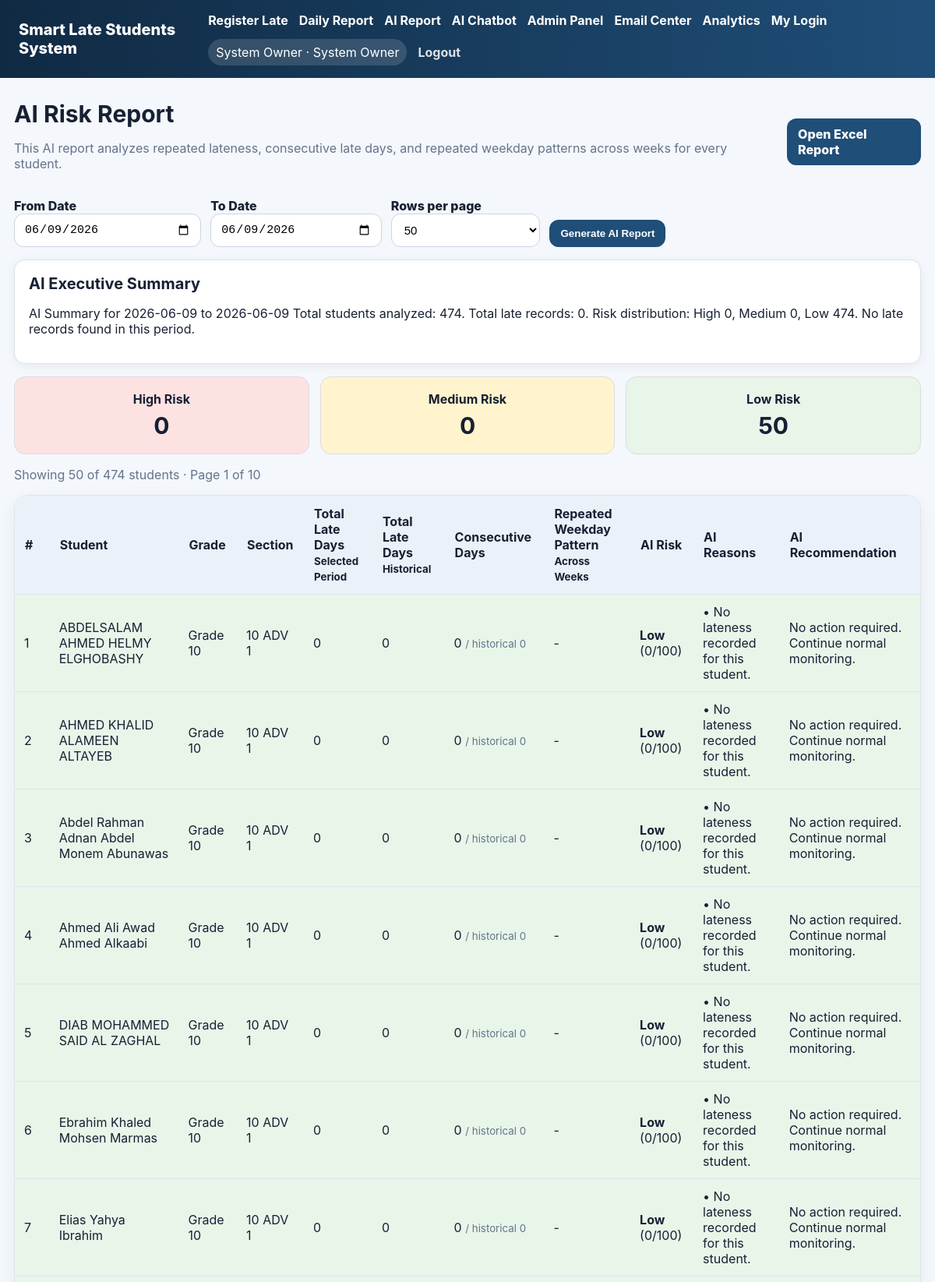
The app's page /ai-report (signed in, upper part) with its own data.
### tables this page shows
CREATE TABLE system_settings (
            key TEXT PRIMARY KEY,
            value TEXT
        );

CREATE TABLE users (
            id INTEGER PRIMARY KEY AUTOINCREMENT,
            username TEXT NOT NULL UNIQUE,
            password_hash TEXT NOT NULL,
            full_name TEXT NOT NULL,
            role TEXT NOT NULL CHECK(role IN ('system_owner','admin','user')),
            active INTEGER NOT NULL DEFAULT 1,
            created_at TEXT NOT NULL
        );

CREATE TABLE students (
            id INTEGER PRIMARY KEY AUTOINCREMENT,
            name TEXT NOT NULL,
            grade_id INTEGER NOT NULL,
            section_id INTEGER NOT NULL,
            active INTEGER NOT NULL DEFAULT 1,
            created_at TEXT NOT NULL, student_number TEXT, name_ar TEXT, name_en TEXT, source_section TEXT, source_grade TEXT,
            UNIQUE(name, grade_id, section_id),
            FOREIGN KEY(grade_id) REFERENCES grades(id) ON DELETE CASCADE,
            FOREIGN KEY(section_id) REFERENCES sections(id) ON DELETE CASCADE
        );

CREATE TABLE grades (
            id INTEGER PRIMARY KEY AUTOINCREMENT,
            name TEXT NOT NULL UNIQUE,
            sort_order INTEGER NOT NULL DEFAULT 0
        );

CREATE TABLE sections (
            id INTEGER PRIMARY KEY AUTOINCREMENT,
            grade_id INTEGER NOT NULL,
            name TEXT NOT NULL,
            UNIQUE(grade_id, name),
            FOREIGN KEY(grade_id) REFERENCES grades(id) ON DELETE CASCADE
        );

### app.py (the view)
@app.route('/ai-report')
@login_required
def ai_report():
    today_iso = date.today().isoformat()
    from_date = parse_date_or_today(request.args.get('from_date') or today_iso)
    to_date = parse_date_or_today(request.args.get('to_date') or from_date)
    if from_date > to_date:
        from_date, to_date = to_date, from_date
    page = max(request.args.get("page", 1, type=int), 1)
    per_page = request.args.get("per_page", 50, type=int)
    if per_page not in (30, 50, 100):
        per_page = 50
    report_all = get_ai_risk_report(from_date, to_date)
    total_records = len(report_all)
    total_pages = max((total_records + per_page - 1) // per_page, 1)
    if page > total_pages:
        page = total_pages
    start = (page - 1) * per_page
    report = report_all[start:start + per_page]
    summary = ai_summary_text(report_all, from_date, to_date)
    return render_template('ai_report.html', report=report, summary=summary, from_date=from_date, to_date=to_date, today=today_iso, page=page, per_page=per_page, total_pages=total_pages, total_records=total_records, start_index=start)

### app.py (called while the page is built)
def get_conn():
    if USE_POSTGRES:
        return PostgresConnection(DATABASE_URL)
    conn = sqlite3.connect(DB_PATH)
    conn.row_factory = sqlite3.Row
    return conn

def get_setting(key, default=""):
    with get_conn() as conn:
        row = conn.execute("SELECT value FROM system_settings WHERE key=?", (key,)).fetchone()
    return row["value"] if row and row["value"] is not None else default

def get_footer_settings():
    return {
        "owner_name": get_setting("footer_owner_name", ""),
        "owner_section": get_setting("footer_owner_section", ""),
        "extra": get_setting("footer_extra", "Smart Late Students System"),
    }

def is_admin_like(user):
    return bool(user and user["role"] in ("admin", "system_owner"))

def current_user():
    uid = session.get("user_id")
    if not uid:
        return None
    with get_conn() as conn:
        return conn.execute("SELECT * FROM users WHERE id=? AND active=1", (uid,)).fetchone()

def login_required(fn):
    @wraps(fn)
    def wrapper(*args, **kwargs):
        if not current_user():
            return redirect(url_for("login"))
        return fn(*args, **kwargs)
    return wrapper

@app.context_processor
def inject_user():
    return {"app_title": APP_TITLE, "me": current_user(), "footer_settings": get_footer_settings(), "is_admin_like": is_admin_like, "is_system_owner": is_system_owner}

def parse_date_or_today(value):
    try:
        return datetime.strptime(value or "", "%Y-%m-%d").date().isoformat()
    except ValueError:
        return date.today().isoformat()

def ai_summary_text(report, from_date, to_date):
    total_students = len(report)
    high = sum(1 for r in report if r['risk'] == 'High')
    medium = sum(1 for r in report if r['risk'] == 'Medium')
    low = sum(1 for r in report if r['risk'] == 'Low')
    total_records = sum(r['total_late_days'] for r in report)
    top = [r for r in report if r['total_late_days'] > 0][:5]
    lines = [
        f"AI Summary for {from_date} to {to_date}",
        f"Total students analyzed: {total_students}.",
        f"Total late records: {total_records}.",
        f"Risk distribution: High {high}, Medium {medium}, Low {low}.",
    ]
    if top:
        lines.append("Top students needing follow-up: " + "; ".join([f"{r['student_name']} ({r['risk']}, {r['total_late_days']} days)" for r in top]) + ".")
    else:
        lines.append("No late records found in this period.")
    return " ".join(lines)

### templates/ai_report.html (shortened to what this page needs)
{% extends 'base.html' %}
{% block content %}
<div class="page-head">
  <div>
    <h1>AI Risk Report</h1>
    <p class="muted">This AI report analyzes repeated lateness, consecutive late days, and repeated weekday patterns across weeks for every student.</p>
  </div>
  <a class="button" href="{{ url_for('report', from_date=from_date, to_date=to_date) }}">Open Excel Report</a>
</div>
<form class="filters" method="get">
  <label>From Date<input type="date" name="from_date" value="{{ from_date }}"></label>
  <label>To Date<input type="date" name="to_date" value="{{ to_date }}"></label>
  <label>Rows per page
    <select name="per_page">
      <option value="50" {% if per_page == 50 %}selected{% endif %}>50</option>
    </select>
  </label>
  <button class="button" type="submit">Generate AI Report</button>
</form>
<div class="card ai-summary">
  <h2>AI Executive Summary</h2>
  <p>{{ summary }}</p>
</div>
<div class="risk-cards">
  <div class="risk-card high">High Risk<br><strong>{{ report|selectattr('risk','equalto','High')|list|length }}</strong></div>
  <div class="risk-card medium">Medium Risk<br><strong>{{ report|selectattr('risk','equalto','Medium')|list|length }}</strong></div>
  <div class="risk-card low">Low Risk<br><strong>{{ report|selectattr('risk','equalto','Low')|list|length }}</strong></div>
</div>
<p class="muted">Showing {{ report|length }} of {{ total_records }} students · Page {{ page }} of {{ total_pages }}</p>
<table class="table">
  <thead>
    <tr>
      <th>#</th><th>Student</th><th>Grade</th><th>Section</th><th>Total Late Days<br><small>Selected Period</small></th><th>Total Late Days<br><small>Historical</small></th><th>Consecutive Days</th><th>Repeated Weekday Pattern<br><small>Across Weeks</small></th><th>AI Risk</th><th>AI Reasons</th><th>AI Recommendation</th>
    </tr>
  </thead>
  <tbody>
    {% for r in report %}
    <tr class="risk-row {{ r.risk|lower }}">
      <td>{{ start_index + loop.index }}</td>
      <td>{{ r.student_name }}</td>
      <td>{{ r.grade_name }}</td>
      <td>{{ r.section_name }}</td>
      <td>{{ r.total_late_days }}</td>
      <td>{{ r.historical_total_late_days }}</td>
      <td>{{ r.max_consecutive }} <small class="muted">/ historical {{ r.historical_max_consecutive }}</small></td>
      <td>
        {% if r.historical_repeated_weekdays %}
          {% for day,details in r.historical_repeated_weekdays.items() %}
            <div><span class="tag">{{ day }}: {{ details.count }} times</span><br><small class="muted">{{ details.latest_dates|join(", ") }}</small></div>
          {% endfor %}
        {% elif r.repeated_weekdays %}
          {% for day,count in r.repeated_weekdays.items() %}<span class="tag">{{ day }}: {{ count }}</span>{% endfor %}
        {% else %}-{% endif %}
      </td>
      <td><strong>{{ r.risk }}</strong> ({{ r.score }}/100)</td>
      <td>{% for reason in r.reasons %}<div>• {{ reason }}</div>{% endfor %}</td>
      <td>{{ r.recommendation }}</td>
    </tr>
    {% endfor %}
  </tbody>
</table>
{% endblock %}

### templates/base.html (shortened to what this page needs)
<!doctype html>
<html lang="en" dir="ltr">
<head>
  <link rel="stylesheet" href="{{ url_for('static', filename='style.css') }}">
</head>
<body>
  <nav class="topbar">
    <div class="brand">{{ app_title }}</div>
    {% if me %}
    <div class="navlinks">
      <a href="{{ url_for('dashboard') }}">Register Late</a>
      <a href="{{ url_for('report') }}">Daily Report</a>
      <a href="{{ url_for('ai_report') }}">AI Report</a>
      <a href="{{ url_for('chatbot') }}">AI Chatbot</a>
      {% if is_admin_like(me) %}
        <a href="{{ url_for('admin_home') }}">Admin Panel</a>
        <a href="{{ url_for('admin_email') }}">Email Center</a>
        <a href="{{ url_for('admin_analytics') }}">Analytics</a>
      {% endif %}
      <a href="{{ url_for('account_settings') }}">My Login</a>
      <span class="userpill">{{ me.full_name }} · {{ me.role|replace('_',' ')|title }}</span>
      <a class="logout" href="{{ url_for('logout') }}">Logout</a>
    </div>
    {% endif %}
  </nav>
  <main class="container">
    {% block content %}{% endblock %}
  </main>
</body>
</html>

### static/style.css (style rules this page uses)
:root { --bg:#f4f7fb;--card:#fff;--ink:#172033;--muted:#667085;--blue:#1f4e78;--green:#12805c;--red:#c0392b;--yellow:#fff2cc;--danger:#ffe4e1;--line:#dde5ef }
* { box-sizing:border-box }
body { margin:0;background:var(--bg);font-family:Inter,Arial,sans-serif;color:var(--ink) }
.topbar { background:linear-gradient(90deg,#102a43,#1f4e78);color:#fff;padding:16px 24px;display:flex;justify-content:space-between;align-items:center;gap:18px }
.brand { font-size:20px;font-weight:800 }
.navlinks { display:flex;gap:14px;align-items:center;flex-wrap:wrap }
.navlinks a { color:#fff;text-decoration:none;font-weight:700 }
.logout { opacity:.85 }
.userpill { background:rgba(255,255,255,.14);padding:7px 10px;border-radius:999px }
.container { max-width:1200px;margin:28px auto;padding:0 18px }
.login-card,.panel,.table { background:var(--card);border:1px solid var(--line);border-radius:18px;box-shadow:0 8px 24px rgba(16,42,67,.06) }
.page-head { display:flex;justify-content:space-between;gap:20px;align-items:center;margin-bottom:18px }
h1 { margin:0 0 6px;font-size:30px }
h2 { margin:0 0 16px;font-size:20px }
.muted { color:var(--muted) }
input,select { width:100%;padding:11px 12px;border:1px solid #cbd5e1;border-radius:12px;background:#fff;font-size:15px }
button,.button { border:0;border-radius:12px;padding:10px 14px;font-weight:800;cursor:pointer;text-decoration:none;display:inline-block }
.primary,.button { background:var(--blue);color:#fff }
.filters { display:flex;gap:12px;align-items:end;flex-wrap:wrap;margin:12px 0 16px }
.filters label { font-weight:800 }
.table { width:100%;border-collapse:separate;border-spacing:0;overflow:hidden }
.table th { background:#eaf1f8;text-align:left;padding:13px }
.table td { padding:12px;border-top:1px solid var(--line) }
.card { background: #ffffff; border: 1px solid #d9e2ec; border-radius: 14px; padding: 18px; margin: 16px 0; box-shadow: 0 3px 14px rgba(15, 23, 42, 0.06); }
.ai-summary h2, .chat-answer h2, .examples h2 { margin-top: 0; }
.risk-cards { display: grid; grid-template-columns: repeat(3, minmax(160px, 1fr)); gap: 14px; margin: 16px 0; }
.risk-card { border-radius: 14px; padding: 18px; text-align: center; font-weight: 700; border: 1px solid #ddd; }
.risk-card strong { font-size: 30px; display: block; margin-top: 6px; }
.risk-card.high, .risk-row.high { background: #fde2e2; }
.risk-card.medium, .risk-row.medium { background: #fff4ce; }
.risk-card.low, .risk-row.low { background: #e8f5e9; }
a, button, .primary, .danger { transition: all 0.18s ease-in-out; }
.panel, .card, .export-card { transition: all 0.2s ease-in-out; }
.muted { color: #64748b; }

### records on screen
system_settings: value "Smart Late Students System"
users: full_name "System Owner", role "System Owner"
students: start_index+loop.index "1", student_name "ABDELSALAM AHMED HELMY ELGHOBASHY", grade_name "Grade 10", section_name "10 ADV 1", total_late_days "0", historical_total_late_days "0", max_consecutive "0", historical_max_consecutive "0", risk "Low", score "0", reasons "No lateness recorded for this student.", recommendation "No action required. Continue normal monitoring."
students: start_index+loop.index "2", student_name "AHMED KHALID ALAMEEN ALTAYEB", grade_name "Grade 10", section_name "10 ADV 1", total_late_days "0", historical_total_late_days "0", max_consecutive "0", historical_max_consecutive "0", risk "Low", score "0", reasons "No lateness recorded for this student.", recommendation "No action required. Continue normal monitoring."
students: index "3", student_name "Abdel Rahman Adnan Abdel Monem Abunawas", grade_name "Grade 10", section_name "10 ADV 1", total_late_days "0", historical_total_late_days "0", max_consecutive "0", historical_max_consecutive "0", risk "Low", score "0", reasons "No lateness recorded for this student.", recommendation "No action required. Continue normal monitoring."
students: index "4", student_name "Ahmed Ali Awad Ahmed Alkaabi", grade_name "Grade 10", section_name "10 ADV 1", total_late_days "0", historical_total_late_days "0", max_consecutive "0", historical_max_consecutive "0", risk "Low", score "0", reasons "No lateness recorded for this student.", recommendation "No action required. Continue normal monitoring."
students: index "5", student_name "DIAB MOHAMMED SAID AL ZAGHAL", grade_name "Grade 10", section_name "10 ADV 1", total_late_days "0", historical_total_late_days "0", max_consecutive "0", historical_max_consecutive "0", risk "Low", score "0", reasons "No lateness recorded for this student.", recommendation "No action required. Continue normal monitoring."
students: start_index+loop.index "6", student_name "Ebrahim Khaled Mohsen Marmas", grade_name "Grade 10", section_name "10 ADV 1", total_late_days "0", historical_total_late_days "0", max_consecutive "0", historical_max_consecutive "0", risk "Low", score "0", reasons "No lateness recorded for this student.", recommendation "No action required. Continue normal monitoring."
students: index "7", student_name "Elias Yahya Ibrahim", grade_name "Grade 10", section_name "10 ADV 1", total_late_days "0", historical_total_late_days "0", max_consecutive "0", historical_max_consecutive "0", risk "Low", score "0", reasons "No lateness recorded for this student.", recommendation "No action required. Continue normal monitoring."

### other values on screen
{{ summary }} "AI Summary for 2026-06-09 to 2026-06-09 Total students analyzed: 474. Total late records: 0. Risk distribution: High 0, Medium 0, Low 474. No late records found in this period."
{{ report|selectattr('risk','equalto','High')|list|length }} "0"
{{ report|selectattr('risk','equalto','Medium')|list|length }} "0"
{{ report|selectattr('risk','equalto','Low')|list|length }} "50"
{{ report|length }} "50"
{{ total_records }} "474"
{{ page }} "1"
{{ total_pages }} "10"
